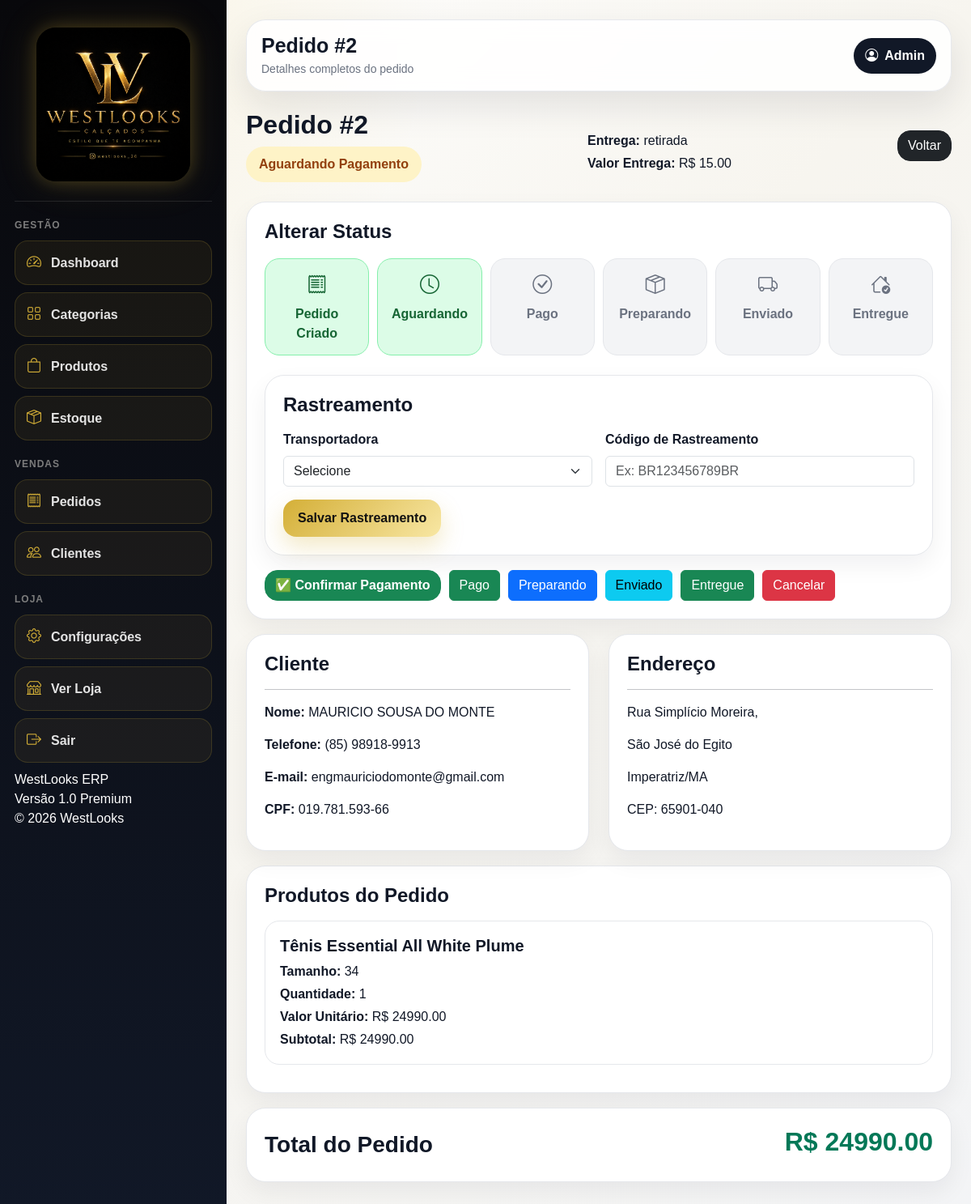
Screenshot of /admin/pedidos/2 (signed in) with the database file from the repository.
### app/models/pedido.py (models this page shows)
class Pedido(db.Model):
    __tablename__ = "pedidos"
    id = db.Column(db.Integer, primary_key=True)
    cliente_id = db.Column(db.Integer, db.ForeignKey("clientes.id"), nullable=True)
    cliente = db.relationship("Cliente", backref="pedidos")
    valor_total = db.Column(db.Numeric(10, 2), default=0)
    status = db.Column(db.String(50), default="aguardando_pagamento")
    forma_pagamento = db.Column(db.String(50), nullable=True)
    mercado_pago_payment_id = db.Column(db.String(120), nullable=True)
    pix_copia_cola = db.Column(db.Text, nullable=True)
    pix_qr_code_base64 = db.Column(db.Text, nullable=True)
    pix_ticket_url = db.Column(db.Text, nullable=True)
    observacao = db.Column(db.Text, nullable=True)
    data_pedido = db.Column(db.DateTime, default=datetime.utcnow)
    tipo_entrega = db.Column(db.String(50), default="fortaleza")
    valor_entrega = db.Column(db.Numeric(10, 2), default=0)
    codigo_rastreamento = db.Column(db.String(120))
    transportadora = db.Column(db.String(120))
    data_envio = db.Column(db.DateTime)
    data_entrega = db.Column(db.DateTime)
    data_pagamento = db.Column(db.DateTime)
    data_preparacao = db.Column(db.DateTime)
    itens = db.relationship(
        "PedidoItem",
        backref="pedido",
        lazy=True,
        cascade="all, delete-orphan"
    )

### app/models/cliente.py (models this page shows)
class Cliente(db.Model):
    __tablename__ = "clientes"
    id = db.Column(db.Integer, primary_key=True)
    nome = db.Column(db.String(150), nullable=False)
    email = db.Column(db.String(150), nullable=True)
    telefone = db.Column(db.String(30), nullable=True)
    cpf = db.Column(db.String(20), nullable=True)
    data_cadastro = db.Column(db.DateTime, default=datetime.utcnow)

### app/models/endereco.py (models this page shows)
class Endereco(db.Model):
    __tablename__ = "enderecos"
    id = db.Column(db.Integer, primary_key=True)
    cliente_id = db.Column(db.Integer, db.ForeignKey("clientes.id"), nullable=False)
    cliente = db.relationship("Cliente", backref="enderecos")
    cep = db.Column(db.String(20))
    logradouro = db.Column(db.String(180))
    numero = db.Column(db.String(30))
    complemento = db.Column(db.String(120))
    bairro = db.Column(db.String(120))
    cidade = db.Column(db.String(120))
    estado = db.Column(db.String(2))

### app/models/pedido_item.py (models this page shows)
class PedidoItem(db.Model):
    __tablename__ = "pedido_itens"
    id = db.Column(db.Integer, primary_key=True)
    pedido_id = db.Column(
        db.Integer,
        db.ForeignKey("pedidos.id")
    )
    produto_id = db.Column(
        db.Integer,
        db.ForeignKey("produtos.id")
    )
    quantidade = db.Column(db.Integer)
    valor_unitario = db.Column(db.Numeric(10,2))
    subtotal = db.Column(db.Numeric(10,2))
    numeracao = db.Column(
        db.String(10)
    )
    produto = db.relationship("Produto")

### app/models/produto.py (models this page shows)
class Produto(db.Model):
    __tablename__ = "produtos"
    id = db.Column(db.Integer, primary_key=True)
    categoria_id = db.Column(
        db.Integer,
        db.ForeignKey("categorias.id")
    )
    categoria = db.relationship(
        "Categoria",
        backref="produtos"
    )
    nome = db.Column(
        db.String(180),
        nullable=False
    )
    slug = db.Column(
        db.String(220),
        unique=True,
        nullable=False
    )
    descricao = db.Column(
        db.Text
    )
    marca = db.Column(
        db.String(120)
    )
    referencia = db.Column(
        db.String(80)
    )
    preco = db.Column(
        db.Numeric(10, 2),
        nullable=False,
        default=0
    )
    preco_promocional = db.Column(
        db.Numeric(10, 2)
    )
    custo = db.Column(
        db.Numeric(10, 2)
    )
    ativo = db.Column(
        db.Boolean,
        default=True
    )
    destaque = db.Column(
        db.Boolean,
        default=False
    )
    lancamento = db.Column(
        db.Boolean,
        default=False
    )
    mais_vendido = db.Column(
        db.Boolean,
        default=False
    )
    frete_gratis = db.Column(
        db.Boolean,
        default=False
    )
    peso = db.Column(
        db.Float,
        default=0
    )
    altura = db.Column(
        db.Float,
        default=0
    )
    largura = db.Column(
        db.Float,
        default=0
    )
    comprimento = db.Column(
        db.Float,
        default=0
    )
    visualizacoes = db.Column(
        db.Integer,
        default=0
    )
    data_cadastro = db.Column(
        db.DateTime,
        default=datetime.utcnow
    )

### app/routes/pedidos.py (the view)
@pedidos_bp.route("/<int:pedido_id>")
@login_required
def detalhe(pedido_id):
    pedido = Pedido.query.get_or_404(
        pedido_id
    )
    return render_template(
        "admin/pedidos/detalhe.html",
        pedido=pedido
    )

### app/models/usuario.py (called while the page is built)
@login_manager.user_loader
def load_user(user_id):
    return Usuario.query.get(int(user_id))

### app/templates/admin/pedidos/detalhe.html (shortened to what this page needs)
{% extends "base.html" %}
{% block page_title %}Pedido #{{ pedido.id }}{% endblock %}
{% block page_subtitle %}Detalhes completos do pedido{% endblock %}
{% block content %}
<div class="d-flex justify-content-between align-items-center flex-wrap gap-3 mb-4">
    <div>
        <h2 class="fw-bold">
            Pedido #{{ pedido.id }}
        </h2>
        <span class="status-badge status-{{ pedido.status }}">
            {{ pedido.status.replace("_"," ").title() }}
        </span>
    </div>
    <div class="mt-3">
        <p class="mb-1">
            <strong>Entrega:</strong>
            {{ pedido.tipo_entrega }}
        </p>
        <p class="mb-0">
            <strong>Valor Entrega:</strong>
            R$ {{ "%.2f"|format(pedido.valor_entrega or 0) }}
        </p>
    </div>
    <a href="{{ url_for('pedidos.listar') }}"
       class="btn btn-dark rounded-4">
        Voltar
    </a>
</div>
<div class="info-card">
    <h4 class="fw-bold mb-3">
        Alterar Status
    </h4>
    {% set ordem_status = {
        "aguardando_pagamento": 1,
        "pago": 2,
        "preparando": 3,
        "enviado": 4,
        "entregue": 5,
        "cancelado": 0
    } %}
    {% set etapa_atual = ordem_status.get(pedido.status, 1) %}
    <div class="timeline-pedido mb-4">
        <div class="timeline-step ativo">
            <i class="bi bi-receipt"></i>
            Pedido Criado
        </div>
        <div class="timeline-step {% if etapa_atual >= 1 %}ativo{% endif %}">
            <i class="bi bi-clock"></i>
            Aguardando
        </div>
        <div class="timeline-step {% if etapa_atual >= 2 %}ativo{% endif %}">
            <i class="bi bi-check-circle"></i>
            Pago
        </div>
        <div class="timeline-step {% if etapa_atual >= 3 %}ativo{% endif %}">
            <i class="bi bi-box-seam"></i>
            Preparando
        </div>
        <div class="timeline-step {% if etapa_atual >= 4 %}ativo{% endif %}">
            <i class="bi bi-truck"></i>
            Enviado
        </div>
        <div class="timeline-step {% if etapa_atual >= 5 %}ativo{% endif %}">
            <i class="bi bi-house-check"></i>
            Entregue
        </div>
    </div>
    <div class="info-card">
        <h4 class="fw-bold mb-3">Rastreamento</h4>
        <form method="POST" action="{{ url_for('pedidos.salvar_rastreamento', pedido_id=pedido.id) }}">
            <div class="row g-3">
                <div class="col-md-6">
                    <label class="form-label fw-bold">Transportadora</label>
                    <select
                        name="transportadora"
                        id="transportadora"
                        class="form-select">
                        <option value="">Selecione</option>
                    </select>
                </div>
                <div class="col-md-6">
                    <label class="form-label fw-bold">Código de Rastreamento</label>
                    <div id="codigo-box">
                        <input
                            type="text"
                            name="codigo_rastreamento"
                            class="form-control"
                            placeholder="Ex: BR123456789BR">
                    </div>
                </div>
                <div class="col-12">
                    <button class="wl-btn-gold">
                        Salvar Rastreamento
                    </button>
                </div>
            </div>
        </form>
    </div>
    <div class="acoes-status">
        {% if pedido.status == "aguardando_pagamento" %}
            <a href="{{ url_for('pedidos.alterar_status', pedido_id=pedido.id, novo_status='pago') }}"
            class="btn btn-success rounded-4 fw-bold">
                ✅ Confirmar Pagamento
            </a>
        {% endif %}
        <a href="{{ url_for('pedidos.alterar_status', pedido_id=pedido.id, novo_status='pago') }}"
           class="btn btn-success">
            Pago
        </a>
        <a href="{{ url_for('pedidos.alterar_status', pedido_id=pedido.id, novo_status='preparando') }}"
           class="btn btn-primary">
            Preparando
        </a>
        <a href="{{ url_for('pedidos.alterar_status', pedido_id=pedido.id, novo_status='enviado') }}"
           class="btn btn-info">
            Enviado
        </a>
        <a href="{{ url_for('pedidos.alterar_status', pedido_id=pedido.id, novo_status='entregue') }}"
           class="btn btn-success">
            Entregue
        </a>
        <a href="{{ url_for('pedidos.alterar_status', pedido_id=pedido.id, novo_status='cancelado') }}"
           class="btn btn-danger">
            Cancelar
        </a>
    </div>
</div>
<div class="row">
    <div class="col-lg-6">
        <div class="info-card">
            <h4 class="fw-bold">
                Cliente
            </h4>
            <hr>
            <p><strong>Nome:</strong> {{ pedido.cliente.nome }}</p>
            <p><strong>Telefone:</strong> {{ pedido.cliente.telefone }}</p>
            <p><strong>E-mail:</strong> {{ pedido.cliente.email }}</p>
            <p><strong>CPF:</strong> {{ pedido.cliente.cpf }}</p>
        </div>
    </div>
    <div class="col-lg-6">
        {% if pedido.cliente.enderecos %}
        {% set endereco = pedido.cliente.enderecos[0] %}
        <div class="info-card">
            <h4 class="fw-bold">
                Endereço
            </h4>
            <hr>
            <p>
                {{ endereco.logradouro }},
            </p>
            <p>
                {{ endereco.bairro }}
            </p>
            <p>
                {{ endereco.cidade }}/{{ endereco.estado }}
            </p>
            <p>
                CEP: {{ endereco.cep }}
            </p>
        </div>
        {% endif %}
    </div>
</div>
<div class="info-card">
    <h4 class="fw-bold mb-3">
        Produtos do Pedido
    </h4>
    {% for item in pedido.itens %}
    <div class="produto-item">
        <h5 class="fw-bold">
            {{ item.produto.nome }}
        </h5>
        <p class="mb-1">
            <strong>Tamanho:</strong>
            {{ item.numeracao }}
        </p>
        <p class="mb-1">
            <strong>Quantidade:</strong>
            {{ item.quantidade }}
        </p>
        <p class="mb-1">
            <strong>Valor Unitário:</strong>
            R$ {{ "%.2f"|format(item.valor_unitario) }}
        </p>
        <p class="mb-0">
            <strong>Subtotal:</strong>
            R$ {{ "%.2f"|format(item.subtotal) }}
        </p>
    </div>
    {% endfor %}
</div>
<div class="info-card">
    <div class="d-flex justify-content-between align-items-center">
        <h3 class="fw-bold mb-0">
            Total do Pedido
        </h3>
        <h2 style="color:#047857;font-weight:900;">
            R$ {{ "%.2f"|format(pedido.valor_total) }}
        </h2>
    </div>
</div>
{% endblock %}

### app/templates/base.html (style rules this page uses)
body { font-family:'Poppins',sans-serif; }
:root { --wl-black: #0b0b0f; --wl-dark: #111827; --wl-gold: #d4af37; --wl-gold-soft: #f5e7b2; --wl-bg: #f6f6f4; --wl-white: #ffffff; --wl-text: #111827; --wl-muted: #6b7280; --wl-border: #e5e7eb; --wl-shadow: 0 18px 45px rgba(15, 23, 42, .10); }
* { box-sizing: border-box; }
body { margin: 0; background: radial-gradient(circle at top left, rgba(212,175,55,.16), transparent 28%), linear-gradient(135deg, #ffffff 0%, #f7f5ef 45%, #f3f4f6 100%); color: var(--wl-text); font-family: Arial, Helvetica, sans-serif; min-height: 100vh; }
.wl-btn-gold { background: linear-gradient(135deg, var(--wl-gold), #f8e7a4); color: #111; border: none; border-radius: 16px; font-weight: 900; padding: 11px 18px; box-shadow: 0 12px 28px rgba(212,175,55,.28); }

### app/templates/admin/pedidos/detalhe.html (style rules this page uses)
.info-card { background:#fff; border:1px solid #e5e7eb; border-radius:24px; padding:22px; box-shadow:0 12px 30px rgba(15,23,42,.06); margin-bottom:18px; }
.status-badge { border-radius:999px; padding:10px 16px; font-weight:900; display:inline-block; }
.status-aguardando_pagamento { background:#fef3c7; color:#92400e; }
.produto-item { border:1px solid #e5e7eb; border-radius:18px; padding:18px; margin-bottom:12px; }
.acoes-status { display:flex; gap:10px; flex-wrap:wrap; }
.timeline-pedido { display:grid; grid-template-columns:repeat(6,1fr); gap:10px; margin-top:18px; }
.timeline-step { background:#f3f4f6; border:1px solid #e5e7eb; border-radius:18px; padding:14px; text-align:center; font-weight:900; color:#6b7280; }
.timeline-step i { display:block; font-size:24px; margin-bottom:6px; }
.timeline-step.ativo { background:#dcfce7; color:#166534; border-color:#86efac; }

### rows the page displays
Pedido: id "2", status.replace "Aguardando Pagamento", tipo_entrega "retirada", valor_entrega "15.00", valor_total "24990.00"
Cliente: cliente.nome "MAURICIO SOUSA DO MONTE", cliente.telefone "(85) 98918-9913", cliente.email "engmauriciodomonte@gmail.com", cliente.cpf "019.781.593-66"
Endereco: logradouro "Rua Simplício Moreira", bairro "São José do Egito", cidade "Imperatriz", estado "MA", cep "65901-040"
PedidoItem: produto.nome "Tênis Essential All White Plume", numeracao "34", quantidade "1", valor_unitario "24990.00", subtotal "24990.00"
